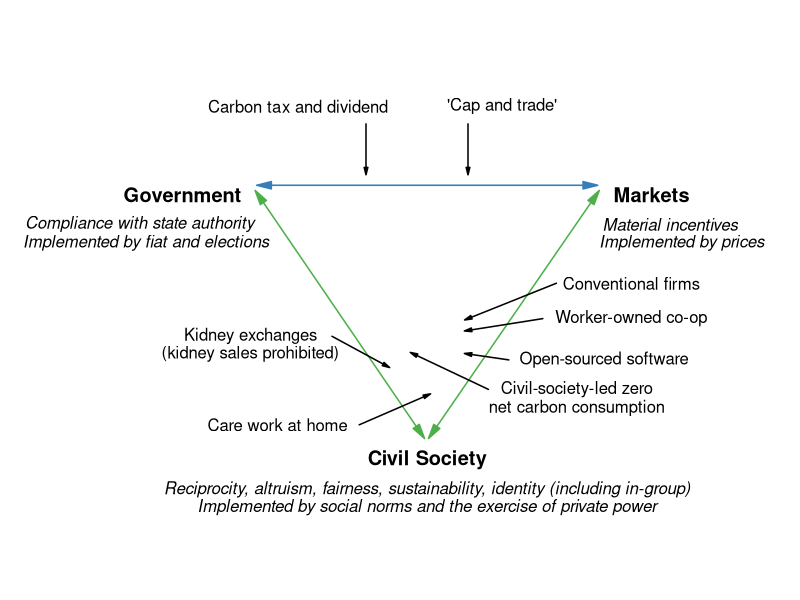

The R source for this figure:
#' Graph Designer: Scott Cohn
#' Authors: Bowles and Halliday
#' Title: Coordination, Conflict and Competition: A Text in Microeconomics

library(shape)

pdf(file = "public_mechanism/govt_markt_civ_general.pdf", width = 9, height = 6)

#Set parameters for graphics
pointsize <- 1.8
axislabelsize <- 1.5
labelsize <- 1.0
namesize <- 1.2
annotatesize <- 1.5
graphlinewidth <- 2
segmentlinewidth <- 1.5

COL <- c("#7fc97f", "#beaed4", "#fdc086", "#ffff99", "#386cb0", "#f0027f", "#bf5b17", "#666666")
COLA <- c("#e0f3db", "#99d8c9","#66c2a4","#41ae76", "#238b45", "#005824")
COLB <- c("#c6dbef", "#4eb3d3", "#2b8cbe", "#0868ac","#084081")
COLC <- c("#fcfbfd", "#efedf5", "#dadaeb", "#bcbddc", "#9e9ac8", "#807dba", "#6a51a3", "#54278f", "#3f007d")
grays <- gray.colors(25, start = 1, end = 0, alpha = 1)

#Edited the margins to cater for the larger LHS labels
par(mar =  c(0.5, 3, 0, 3))


#Add limits on axes and levels of utility for each indifference curve
ylims <- c(0, 50)
xlims <- c(0, 50)

npts <- 501 
x <- seq(xlims[1], xlims[2], length.out = npts)
y <- seq(ylims[1], ylims[2], length.out = npts) 

plot(0, 0, xlim = xlims, ylim = ylims, type = "n",
     xlab = expression(paste("")),
     ylab = expression(paste("")), 
     xaxt = "n", 
     yaxt = "n", 
     cex.lab = axislabelsize, 
     bty = "n", 
     xaxs = "i", 
     yaxs = "i"
)


# Axes --------------------------------------------------------------------


# ticksy <- c(NA)
# ylabels <- c(NA)
# ticksx <- c(NA)
# xlabels <- c(NA)
# 
# axis(1,at = ticksx,  pos = 0, labels = xlabels, cex.axis = labelsize)
# axis(2,at = ticksy,  pos = 0, labels = ylabels, las = 1, cex.axis = labelsize)

npts <- 500 
xx1 <- seq(xlims[1], xlims[2], length.out = npts)

#Axis labels and draw linear utility function
# text(-0.2, 0.5*ylims[2], expression(paste("y axis")), xpd = TRUE, cex = axislabelsize, srt = 90) 
# text(0.5*xlims[2], -0.15, expression(paste("x axis")), xpd = TRUE, cex = axislabelsize) 

# Arrows ------------------------------------------------------------------

# points(12, 32.5, cex = 1.5, pch = 16)
# points(38, 32.5, cex = 1.5, pch = 16)
# points(25, 10, cex = 1.5, pch = 16)

# Top
Arrows(15, 34.3, 39, 34.3, code = 3, lty = 1, lwd = segmentlinewidth, arr.type = "triangle", arr.length = 0.3, col = "#377eb8")
# Left
Arrows(14.65, 33.35, 26.5, 13.35, code = 3, lty = 1, lwd = segmentlinewidth, arr.type = "triangle", arr.length = 0.3, col = "#4daf4a")
# Right
Arrows(27.4, 13.35, 39.35, 33.35, code = 3, lty = 1, lwd = segmentlinewidth, arr.type = "triangle", arr.length = 0.3, col = "#4daf4a")

# Text --------------------------------------------------------------------
text(9, 33.5, expression(bold("Government")), cex = namesize)
text(5.85, 31, expression(italic("Compliance with state authority")), cex = labelsize, xpd = TRUE)
text(6.3, 29.4, expression(italic("Implemented by fiat and elections")), cex = labelsize, xpd = TRUE)

text(43.5, 33.5, expression(bold("Markets")), cex = namesize)
text(44.85, 31, expression(italic("Material incentives")), cex = labelsize, xpd = TRUE)
text(45.7, 29.4, expression(italic("Implemented by prices")), cex = labelsize, xpd = TRUE)

text(27, 11, expression(bold("Civil Society")), cex = namesize)
text(27, 8.5, expression(italic("Reciprocity, altruism, fairness, sustainability, identity (including in-group)")), cex = labelsize, xpd = TRUE)
text(27, 7, expression(italic("Implemented by social norms and the exercise of private power")), cex = labelsize, xpd = TRUE)

# Annotations (CW) --------------------------------------------------------

# Top
text(0.35*xlims[2], 41, expression("Carbon tax and dividend"), cex = labelsize, xpd = TRUE)
Arrows(0.45*xlims[2], 35.5, 0.45*xlims[2], 39.5, code = 1, lty = 1, lwd = segmentlinewidth, arr.type = "triangle", arr.length = 0.15, col = "black")

text(0.65*xlims[2], 41, expression("'Cap and trade'"), cex = labelsize, xpd = TRUE)
Arrows(0.6*xlims[2], 35.5, 0.6*xlims[2], 39.5, code = 1, lty = 1, lwd = segmentlinewidth, arr.type = "triangle", arr.length = 0.15, col = "black")

# Right
#text(41, 25, expression("Relationships within"), cex = labelsize, xpd = TRUE)
text(42, 26, expression("Conventional firms"), cex = labelsize, xpd = TRUE)
Arrows(30, 23, 36.5, 26, code = 1, lty = 1, lwd = segmentlinewidth, arr.type = "triangle", arr.length = 0.15, col = "black")

text(42, 23, expression("Worker-owned co-op"), cex = labelsize, xpd = TRUE)
Arrows(30, 22, 35.5, 23, code = 1, lty = 1, lwd = segmentlinewidth, arr.type = "triangle", arr.length = 0.15, col = "black")

text(40, 19.5, expression("Open-sourced software"), cex = labelsize, xpd = TRUE)
Arrows(30, 20, 33, 19.5, code = 1, lty = 1, lwd = segmentlinewidth, arr.type = "triangle", arr.length = 0.15, col = "black")

text(38, 17, expression("Civil-society-led zero"), cex = labelsize, xpd = TRUE)
text(38, 15.4, expression("net carbon consumption"), cex = labelsize, xpd = TRUE)
Arrows(26, 20, 31.5, 17, code = 1, lty = 1, lwd = segmentlinewidth, arr.type = "triangle", arr.length = 0.15, col = "black")

# text(36, 13, expression("German healthcare system"), cex = labelsize, xpd = TRUE)
# Arrows(22, 25, 28, 13, code = 1, lty = 1, lwd = graphlinewidth, arr.type = "triangle", arr.length = 0.2, col = "black")

# Left

text(16, 14, expression("Care work at home"), cex = labelsize, xpd = TRUE)
Arrows(27, 16.5, 22, 14, code = 1, lty = 1, lwd = segmentlinewidth, arr.type = "triangle", arr.length = 0.15, col = "black")

text(14, 21.5, expression("Kidney exchanges"), cex = labelsize, xpd = TRUE)
text(14, 20, expression("(kidney sales prohibited)"), cex = labelsize, xpd = TRUE)
Arrows(24, 19, 20, 21.5, code = 1, lty = 1, lwd = segmentlinewidth, arr.type = "triangle", arr.length = 0.15, col = "black")

# text(8, 22, expression("NHS call for volunteers"), cex = labelsize, xpd = TRUE)
# Arrows(17.5, 22, 15, 22, code = 1, lty = 1, lwd = graphlinewidth, arr.type = "triangle", arr.length = 0.2, col = "black")


dev.off()
